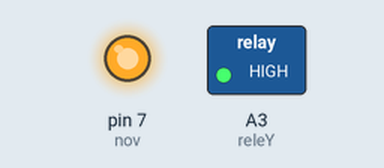
Simulated run of this sketch. Board: Arduino Uno, built with avr-gcc and run on an emulated ATmega328P. Parts: switched loads named in the sketch (green lamp = pin HIGH), output pins drawn as LEDs (lit = HIGH).

Above: at 1.5 s.
At 4.5 s:
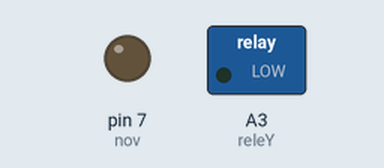
Timing chart, 0 to 7.8 s (numbered marks = the images above):
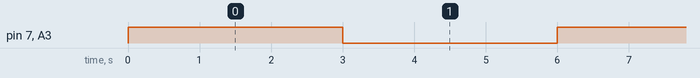

The sketch:

solenoidTest.ino
```cpp
int nov = 7;
int releY= A3;

void setup() {
  // put your setup code here, to run once:
pinMode(nov, OUTPUT);
pinMode(releY, OUTPUT);
}

void loop() {
  // put your main code here, to run repeatedly:

  digitalWrite(nov, HIGH);
  digitalWrite(releY, HIGH);
  delay(3000);
  digitalWrite(nov, LOW);
  digitalWrite(releY, LOW);
  delay(3000);
}
```

Measured:
- by itself, pin 7 (nov), A3 (releY): alternates HIGH for 3.0 s and LOW for 3.0 s
